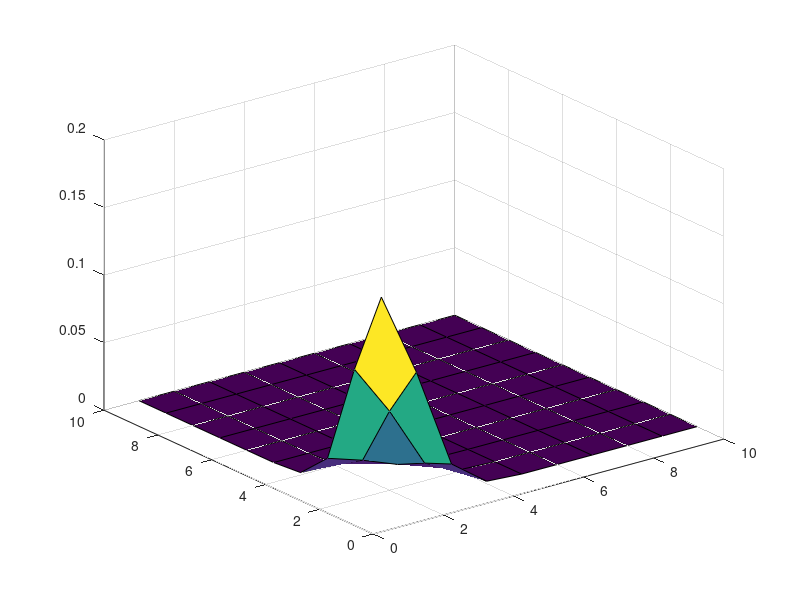
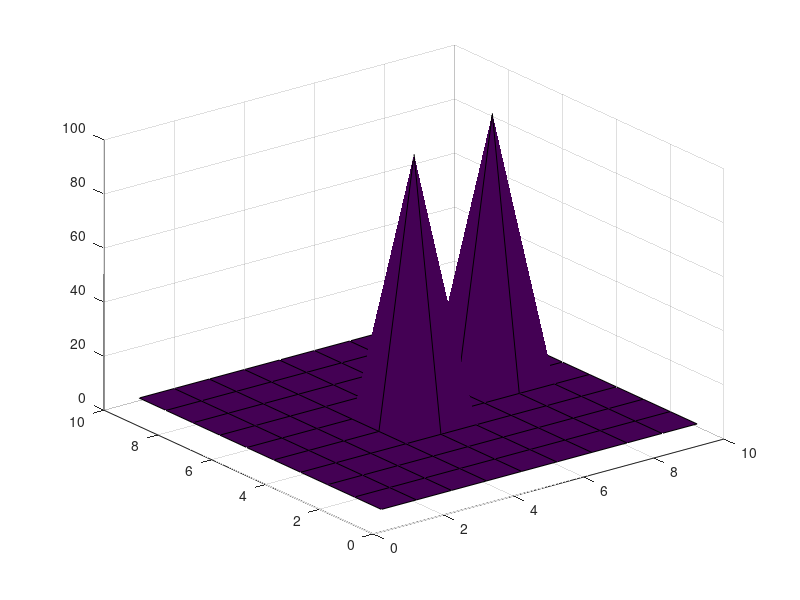
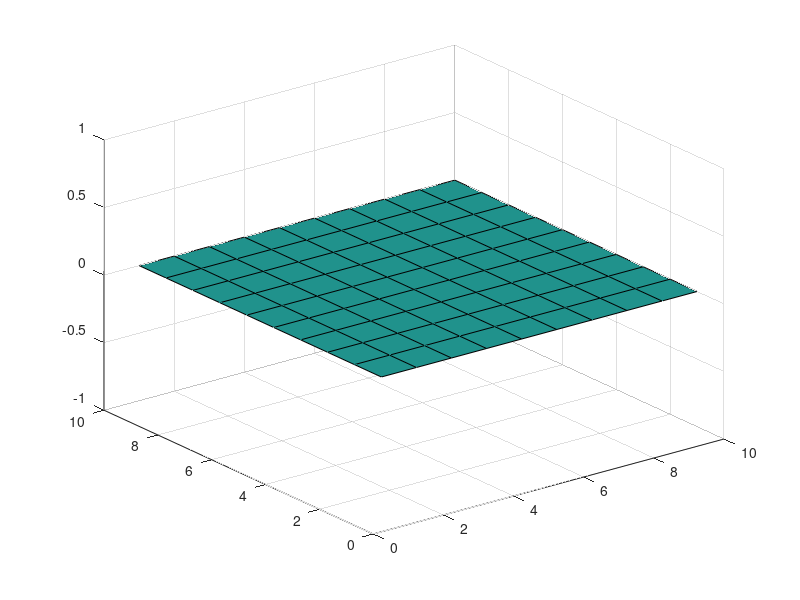
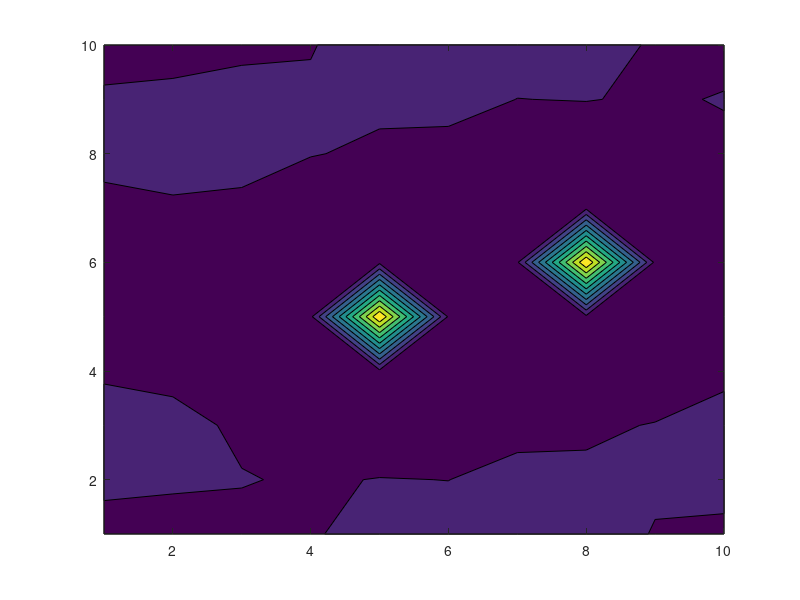

These figures' MATLAB source, in order:
clear all;
close all;
clc

res = 10;
sta = 1;

x = 1:res;
y = 1:res;

[X, Y] = meshgrid(x,y);
G = zeros(res,res);

for i = x
    for j = y
        G(i,j) = exp(-((i-1)^2+(j-1)^2)/(2*sta));
    end
end

G = G.*(1/(2*pi*sta))

% Z = (1/(2*pi*sta))*exp(-(X^2+Y^2)/(2*sta));

% Z = eye(res,res);

% Z = sign(conv2(eye(res,res), ones(3),'same'));

% Z = ones(res,res);

% Z = zeros(res,res);

% Z(res/2,res/2) = 0.3;

figure
surf(X,Y,G)

% Paramaeter
% [Wachstum Blur-Verteilung Reproduktionsverzoegerung Reaktionsverzoegerung]


p = [0.1 1 2 1]';


t_max = 100;

N = zeros(res, res, t_max);



% K = [flipud((1:t_max/2)') + 25; 25*ones(t_max/2, 1)];

K = ones(res, res);

K(res/2, res/2) = 100;
K(res/2+1, res/2+3) = 100;


figure
surf(X,Y,K)

figure
surf(X,Y,N(:,:,1))

blur = 2;
b = -blur:blur;

for t = max(p(3),p(4))+2:t_max
    Z = zeros(res,res);
    for i=x
        for j=y
            N(i,j,t) = max(N(i,j,t-1) + 1 + p(1)* N(i,j,t-1-p(3)) * (K(i,j) - N(i,j,t-1-p(4)))/K(i,j), 0);
            if(N(i,j,t) > 0)
                for i2 = b
                    for j2 = b
                        i_f = mod(i+i2-1,res)+1;
                        j_f = mod(j+j2-1,res)+1;
                        Z(i_f,j_f) = Z(i_f,j_f) + N(i,j,t) * G(abs(i2)+1, abs(j2)+1);
                    end
                end
            end
        end
    end
    N(:,:,t) = N(:,:,t) + Z;
end

size(N)
figure
contourf(X,Y,N(:,:,t_max))


figure
for i=1:20
    subplot(4,5,i);
    surf(X,Y,N(:,:,i))
end